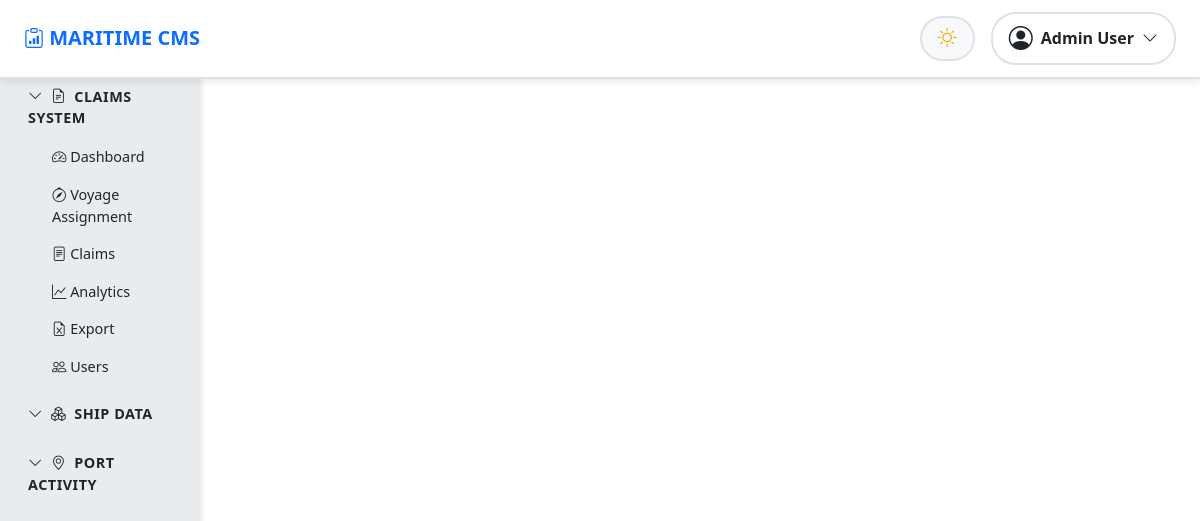
The app's page /register/ (signed in), older data.
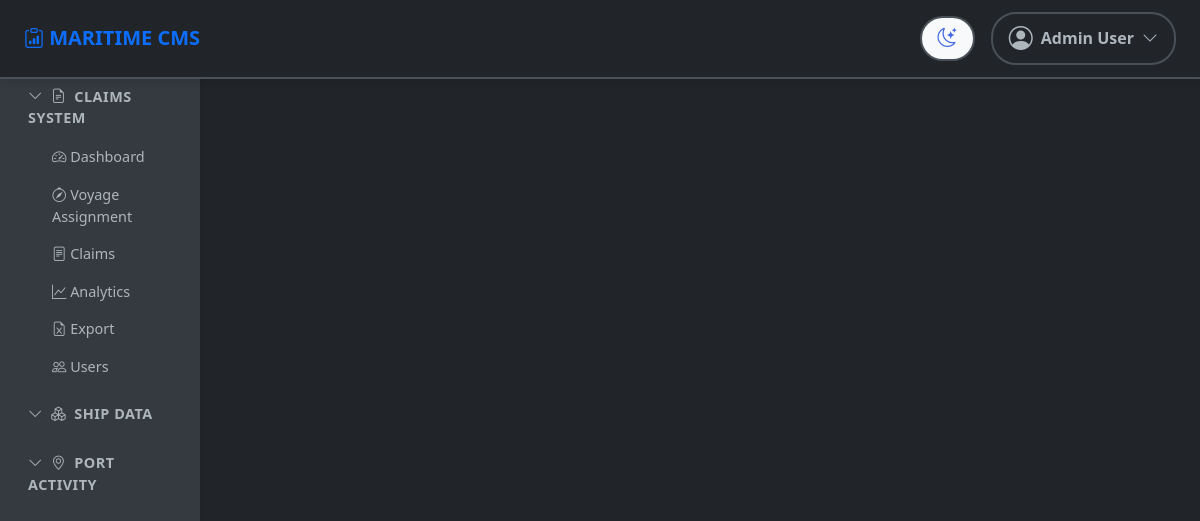
The same page, newer data.
### claims/models.py (models this page shows, shortened)
class User(AbstractUser):
    ROLE_CHOICES = [
        ('READ', 'Read Only'),
        ('READ_EXPORT', 'Read + Export'),
        ('WRITE', 'Write'),
        ('TEAM_LEAD', 'Team Lead'),
        ('ADMIN', 'Administrator'),
    ]
    role = models.CharField(max_length=20, choices=ROLE_CHOICES, default='READ')
    department = models.CharField(max_length=100, blank=True)
    phone = models.CharField(max_length=20, blank=True)
    position = models.CharField(max_length=100, blank=True, help_text="Job title/position")
    profile_photo = models.ImageField(upload_to='profile_photos/', blank=True, null=True)
    dark_mode = models.BooleanField(default=False, help_text="Enable dark mode preference")
    created_by = models.ForeignKey('self', on_delete=models.SET_NULL, null=True, blank=True, related_name='users_created')
    bio = models.TextField(blank=True, help_text="Short biography")
    def can_export(self):
        return self.role in ['READ_EXPORT', 'WRITE', 'TEAM_LEAD', 'ADMIN']
    class Meta:
        db_table = 'claims_user'
        permissions = [
            ('view_user_directory', 'Can view user directory'),
            ('export_users', 'Can export users to Excel'),
        ]

### claims/views.py (the view)
# urls.py: path('register/', views.register_view, name='register'),
def register_view(request):
    if request.method == 'POST':
        form = UserRegistrationForm(request.POST)
        if form.is_valid():
            user = form.save()
            login(request, user)
            messages.success(request, 'Registration successful!')
            return redirect('dashboard')
    else:
        form = UserRegistrationForm()
    return render(request, 'claims/register.html', {'form': form})

### claims/templates/claims/register.html (shortened to what this page needs)
{% extends 'claims/base.html' %}

### claims/templates/claims/base.html (shortened to what the changed rows need)
<!DOCTYPE html>
<html lang="en" data-bs-theme="{% if user.is_authenticated and user.dark_mode %}dark{% else %}light{% endif %}">
<head>
    <link href="https://cdn.jsdelivr.net/npm/bootstrap@5.3.0/dist/css/bootstrap.min.css" rel="stylesheet">
    <link rel="stylesheet" href="https://cdn.jsdelivr.net/npm/bootstrap-icons@1.11.0/font/bootstrap-icons.css">
</head>
<body>
    {% if user.is_authenticated %}
    <nav class="top-navbar d-flex align-items-center justify-content-between">
        <div class="navbar-brand-text">
            <i class="bi bi-clipboard-data"></i> MARITIME CMS
        </div>
        <div class="user-controls">
            <button id="darkModeToggle" class="theme-toggle">
                <i class="bi bi-sun icon sun-icon" style="{% if user.dark_mode %}display:none;{% endif %}"></i>
                <i class="bi bi-moon-stars icon moon-icon" style="{% if not user.dark_mode %}display:none;{% endif %}"></i>
            </button>
            <div class="user-dropdown" id="userDropdown">
                <div class="user-dropdown-toggle">
                    {% if user.profile_photo %}
                    <img src="{{ user.profile_photo.url }}" class="profile-photo-small" alt="{{ user.get_full_name }}">
                    {% else %}
                    <i class="bi bi-person-circle" style="font-size: 1.5rem;"></i>
                    {% endif %}
                    <span class="fw-semibold">{{ user.get_full_name|default:user.username }}</span>
                    <i class="bi bi-chevron-down"></i>
                </div>
            </div>
        </div>
    </nav>
    <div class="container-fluid">
        <div class="row">
            <nav class="col-md-2 d-md-block sidebar collapse">
                <div class="position-sticky pt-3">
                    <div class="nav-menu">
                        <div class="menu-group mb-2">
                            <div class="menu-group-header" data-bs-toggle="collapse" data-bs-target="#claimsMenu" aria-expanded="true">
                                <i class="bi bi-chevron-down me-1"></i>
                                <i class="bi bi-file-earmark-text me-1"></i>
                                Claims System
                            </div>
                            <div class="collapse show" id="claimsMenu">
                                <ul class="nav flex-column menu-group-items">
                                    <li class="nav-item">
                                        <a class="nav-link {% if request.resolver_match.url_name == 'dashboard' %}active{% endif %}" href="{% url 'dashboard' %}">
                                            <i class="bi bi-speedometer2"></i> Dashboard
                                        </a>
                                    </li>
                                    <li class="nav-item">
                                        <a class="nav-link {% if 'voyage' in request.resolver_match.url_name %}active{% endif %}" href="{% url 'voyage_list' %}">
                                            <i class="bi bi-compass"></i> Voyage Assignment
                                        </a>
                                    </li>
                                    <li class="nav-item">
                                        <a class="nav-link {% if 'claim' in request.resolver_match.url_name %}active{% endif %}" href="{% url 'claim_list' %}">
                                            <i class="bi bi-file-text"></i> Claims
                                        </a>
                                    </li>
                                    <li class="nav-item">
                                        <a class="nav-link {% if 'analytics' in request.resolver_match.url_name %}active{% endif %}" href="{% url 'analytics' %}">
                                            <i class="bi bi-graph-up"></i> Analytics
                                        </a>
                                    </li>
                                    {% if user.can_export %}
                                    <li class="nav-item">
                                        <a class="nav-link" href="{% url 'export_claims' %}">
                                            <i class="bi bi-file-earmark-excel"></i> Export
                                        </a>
                                    </li>
                                    {% endif %}
                                    {% if perms.claims.view_user_directory or user.is_staff %}
                                    <li class="nav-item">
                                        <a class="nav-link {% if 'user' in request.resolver_match.url_name %}active{% endif %}" href="{% url 'user_directory' %}">
                                            <i class="bi bi-people"></i> Users
                                        </a>
                                    </li>
                                    {% endif %}
                                </ul>
                            </div>
                        </div>
                        <div class="menu-group mb-2">
                            <div class="menu-group-header collapsed" data-bs-toggle="collapse" data-bs-target="#shipDataMenu" aria-expanded="false">
                                <i class="bi bi-chevron-down me-1"></i>
                                <i class="bi bi-boxes me-1"></i>
                                Ship Data
                            </div>
                        </div>
                        <div class="menu-group mb-2">
                            <div class="menu-group-header collapsed" data-bs-toggle="collapse" data-bs-target="#portActivityMenu" aria-expanded="false">
                                <i class="bi bi-chevron-down me-1"></i>
                                <i class="bi bi-geo-alt me-1"></i>
                                Port Activity
                            </div>
                        </div>
                    </div>
                </div>
            </nav>
            <main class="col-md-10 ms-sm-auto px-md-4">
                <div class="pt-3 pb-2 mb-3">
                </div>
            </main>
        </div>
    </div>
    {% endif %}
</body>
</html>

Row changes from the older to the newer data that the page shows:
changed User "Admin User": dark_mode False → True (drawn)
